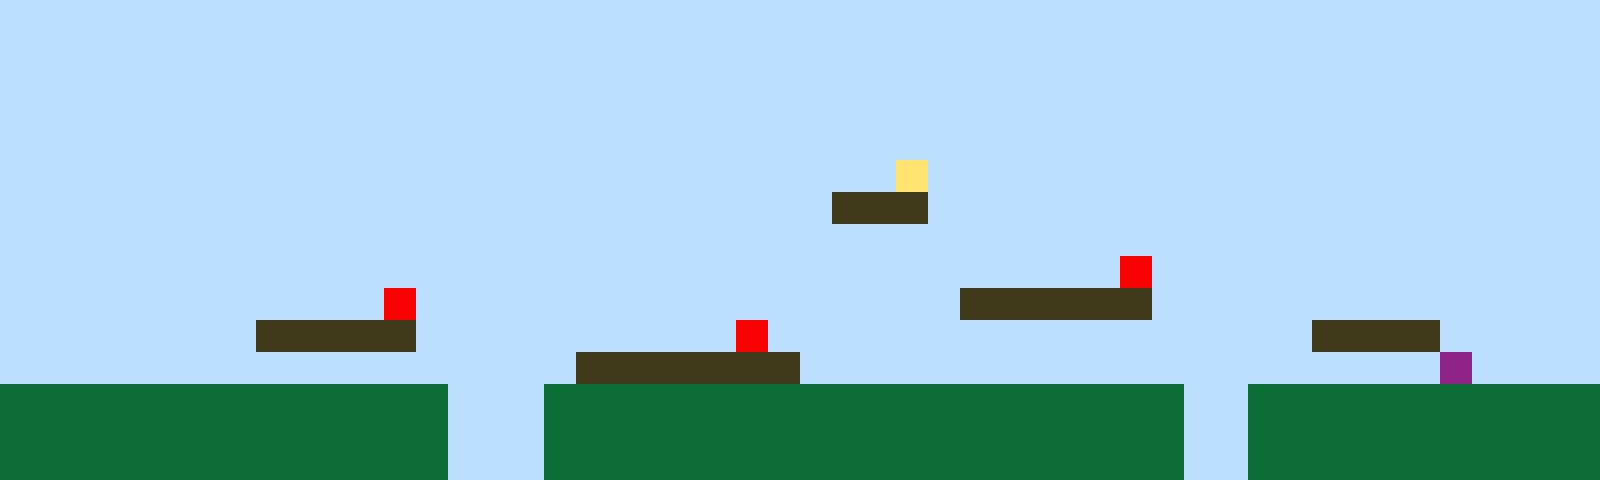

This is a level from a 2D game, rendered from its Tiled map with the project's own tilesets. A one-line summary and the complete map file follow:
An orthogonal 50x15 tile map with 32x32 px tiles, 1 tile layer (Tile Layer 1).

<map version="1.10" tiledversion="1.11.2" orientation="orthogonal" renderorder="right-up" width="50" height="15" tilewidth="32" tileheight="32" infinite="0" nextlayerid="2" nextobjectid="1"><editorsettings><export target="map1.csv" format="csv" /></editorsettings><tileset firstgid="1" name="sprites" tilewidth="32" tileheight="32" tilecount="6" columns="3"><image source="sprites.png" width="96" height="64" /></tileset><layer id="1" name="Tile Layer 1" width="50" height="15"><data encoding="csv">1,1,1,1,1,1,1,1,1,1,1,1,1,1,1,1,1,1,1,1,1,1,1,1,1,1,1,1,1,1,1,1,1,1,1,1,1,1,1,1,1,1,1,1,1,1,1,1,1,1,1,1,1,1,1,1,1,1,1,1,1,1,1,1,1,1,1,1,1,1,1,1,1,1,1,1,1,1,1,1,1,1,1,1,1,1,1,1,1,1,1,1,1,1,1,1,1,1,1,1,1,1,1,1,1,1,1,1,1,1,1,1,1,1,1,1,1,1,1,1,1,1,1,1,1,1,1,1,1,1,1,1,1,1,1,1,1,1,1,1,1,1,1,1,1,1,1,1,1,1,1,1,1,1,1,1,1,1,1,1,1,1,1,1,1,1,1,1,1,1,1,1,1,1,1,1,1,1,1,1,1,1,1,1,1,1,1,1,1,1,1,1,1,1,1,1,1,1,1,1,1,1,1,1,1,1,1,1,1,1,1,1,1,1,1,1,1,1,1,1,1,1,1,1,1,1,1,1,1,1,1,1,1,1,1,1,1,1,1,1,1,1,1,1,1,1,1,1,1,1,1,1,1,1,1,1,1,1,1,1,1,1,1,1,1,1,1,1,1,1,1,1,1,1,1,1,1,1,4,1,1,1,1,1,1,1,1,1,1,1,1,1,1,1,1,1,1,1,1,1,1,1,1,1,1,1,1,1,1,1,1,1,1,1,1,1,1,1,1,1,1,1,1,1,1,1,3,3,3,1,1,1,1,1,1,1,1,1,1,1,1,1,1,1,1,1,1,1,1,1,1,1,1,1,1,1,1,1,1,1,1,1,1,1,1,1,1,1,1,1,1,1,1,1,1,1,1,1,1,1,1,1,1,1,1,1,1,1,1,1,1,1,1,1,1,1,1,1,1,1,1,1,1,1,1,1,1,1,1,1,1,1,1,1,1,1,1,1,1,1,1,1,1,1,1,1,1,1,1,1,1,1,1,1,1,5,1,1,1,1,1,1,1,1,1,1,1,1,1,1,1,1,1,1,1,1,1,1,1,1,1,1,5,1,1,1,1,1,1,1,1,1,1,1,1,1,1,1,1,1,3,3,3,3,3,3,1,1,1,1,1,1,1,1,1,1,1,1,1,1,1,1,1,1,1,1,1,1,3,3,3,3,3,1,1,1,1,1,1,1,1,1,1,5,1,1,1,1,1,1,1,1,1,1,1,1,1,1,1,1,1,3,3,3,3,1,1,1,1,1,1,1,1,1,1,1,1,1,1,1,1,1,1,1,1,1,1,1,3,3,3,3,3,3,3,1,1,1,1,1,1,1,1,1,1,1,1,1,1,1,1,1,1,1,1,6,1,1,1,1,2,2,2,2,2,2,2,2,2,2,2,2,2,2,1,1,1,2,2,2,2,2,2,2,2,2,2,2,2,2,2,2,2,2,2,2,2,1,1,2,2,2,2,2,2,2,2,2,2,2,2,2,2,2,2,2,2,2,2,2,2,2,2,2,1,1,1,2,2,2,2,2,2,2,2,2,2,2,2,2,2,2,2,2,2,2,2,1,1,2,2,2,2,2,2,2,2,2,2,2,2,2,2,2,2,2,2,2,2,2,2,2,2,2,1,1,1,2,2,2,2,2,2,2,2,2,2,2,2,2,2,2,2,2,2,2,2,1,1,2,2,2,2,2,2,2,2,2,2,2</data></layer></map>
